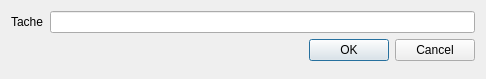
<?xml version="1.0" encoding="UTF-8"?>
<ui version="4.0">
 <class>RDVTodo</class>
 <widget class="QDialog" name="RDVTodo">
  <property name="geometry">
   <rect>
    <x>0</x>
    <y>0</y>
    <width>486</width>
    <height>79</height>
   </rect>
  </property>
  <property name="windowTitle">
   <string>Nouvelle tâche</string>
  </property>
  <property name="accessibleName">
   <string>RDV à prendre</string>
  </property>
  <layout class="QFormLayout" name="formLayout">
   <item row="1" column="0">
    <widget class="QLabel" name="Nomtache">
     <property name="text">
      <string>Tache</string>
     </property>
    </widget>
   </item>
   <item row="1" column="1">
    <widget class="QLineEdit" name="NomTaskVal"/>
   </item>
   <item row="2" column="1">
    <widget class="QDialogButtonBox" name="validateTasktodo">
     <property name="orientation">
      <enum>Qt::Horizontal</enum>
     </property>
     <property name="standardButtons">
      <set>QDialogButtonBox::Cancel|QDialogButtonBox::Ok</set>
     </property>
    </widget>
   </item>
  </layout>
 </widget>
 <resources/>
 <connections>
  <connection>
   <sender>validateTasktodo</sender>
   <signal>accepted()</signal>
   <receiver>RDVTodo</receiver>
   <slot>accept()</slot>
   <hints>
    <hint type="sourcelabel">
     <x>248</x>
     <y>254</y>
    </hint>
    <hint type="destinationlabel">
     <x>157</x>
     <y>274</y>
    </hint>
   </hints>
  </connection>
  <connection>
   <sender>validateTasktodo</sender>
   <signal>rejected()</signal>
   <receiver>RDVTodo</receiver>
   <slot>reject()</slot>
   <hints>
    <hint type="sourcelabel">
     <x>316</x>
     <y>260</y>
    </hint>
    <hint type="destinationlabel">
     <x>286</x>
     <y>274</y>
    </hint>
   </hints>
  </connection>
 </connections>
</ui>
